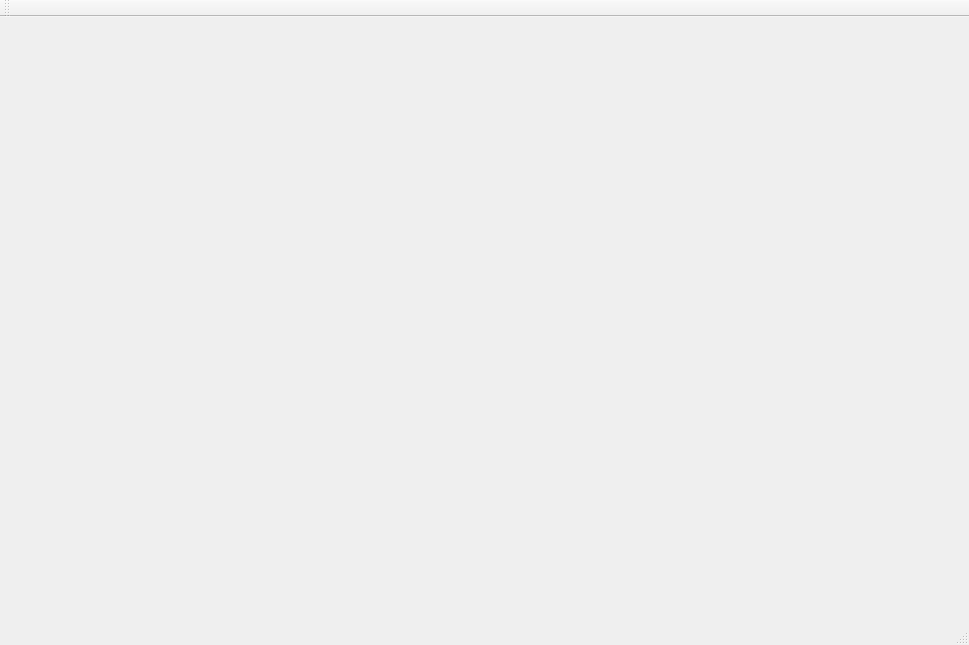
<?xml version="1.0" encoding="UTF-8"?>
<ui version="4.0">
 <class>MainWindow</class>
 <widget class="QMainWindow" name="MainWindow">
  <property name="geometry">
   <rect>
    <x>0</x>
    <y>0</y>
    <width>969</width>
    <height>645</height>
   </rect>
  </property>
  <property name="sizePolicy">
   <sizepolicy hsizetype="Fixed" vsizetype="Fixed">
    <horstretch>0</horstretch>
    <verstretch>0</verstretch>
   </sizepolicy>
  </property>
  <property name="windowTitle">
   <string>CaroOnline</string>
  </property>
  <widget class="QWidget" name="centralWidget">
   <widget class="QWidget" name="gridLayoutWidget">
    <property name="geometry">
     <rect>
      <x>10</x>
      <y>10</y>
      <width>681</width>
      <height>571</height>
     </rect>
    </property>
    <layout class="QGridLayout" name="gameBoardLayout"/>
   </widget>
  </widget>
  <widget class="QMenuBar" name="menuBar">
   <property name="geometry">
    <rect>
     <x>0</x>
     <y>0</y>
     <width>969</width>
     <height>22</height>
    </rect>
   </property>
  </widget>
  <widget class="QToolBar" name="mainToolBar">
   <attribute name="toolBarArea">
    <enum>TopToolBarArea</enum>
   </attribute>
   <attribute name="toolBarBreak">
    <bool>false</bool>
   </attribute>
  </widget>
  <widget class="QStatusBar" name="statusBar"/>
 </widget>
 <layoutdefault spacing="6" margin="11"/>
 <resources/>
 <connections/>
</ui>
